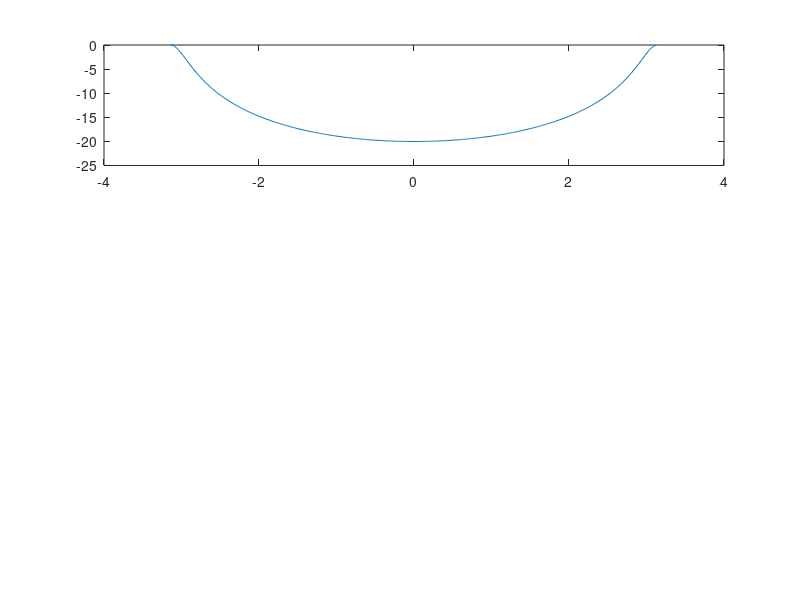

The MATLAB script that drew this image:
%Problem 4.58:

x=cos(pi*[-50:50]/2).*exp(-(0.1*[-50:50]).*2/2);
Omega=[-1:2/500:1-2/500]*pi;
X=fftshift(fft(x,500));

%Part a: rate 2 subsampling
x2=x(1:2:length(x));
X2=fftshift(fft(x2,500));

%Part b: rate 4 subsampling
x4=x(1:4:length(x));
X4=fftshift(fft(x4,500));

figure(1);
subplot(3,1,1);
plot(Omega, 20*log10(abs(X2)/max(abs(X2))));